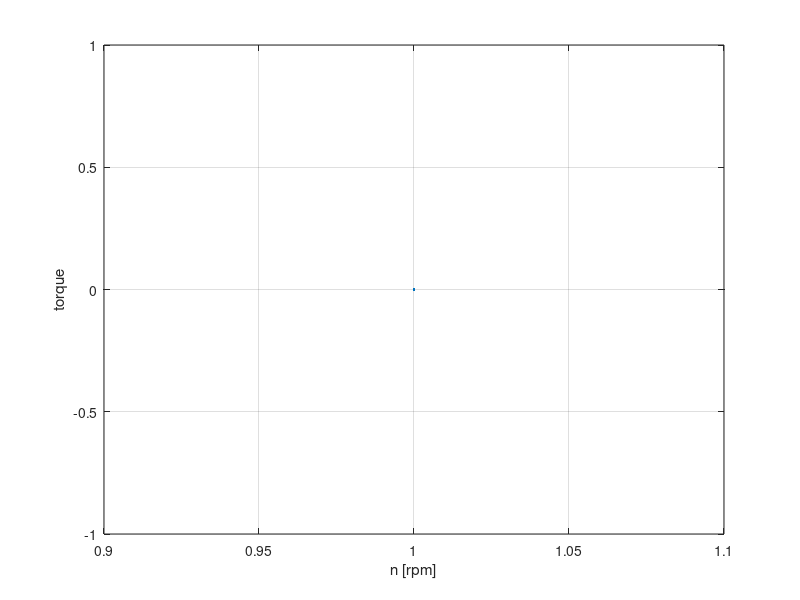

MATLAB code to generate this figure:
hold off;
plot(0.0)
grid
hold on

if exist('tq6.mat')
load('tq6.mat')
plot(g.wm/2/pi*60,g.to,'b')
end

if exist('tq3.mat')
load('tq3.mat')
plot(g.wm/2/pi*60,g.to,'r')
end

if exist('tq1.5.mat')
load('tq1.5.mat')
plot(g.wm/2/pi*60,g.to,'g')
end

hold off

xlabel('n [rpm]')
ylabel('torque')
%legend('6','3','1.5','Location', 'SouthWest')